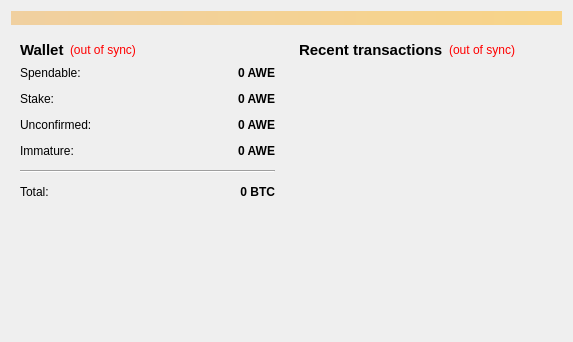
<?xml version="1.0" encoding="UTF-8"?>
<ui version="4.0">
 <class>OverviewPage</class>
 <widget class="QWidget" name="OverviewPage">
  <property name="geometry">
   <rect>
    <x>0</x>
    <y>0</y>
    <width>573</width>
    <height>342</height>
   </rect>
  </property>
  <property name="windowTitle">
   <string>Form</string>
  </property>
  <layout class="QVBoxLayout" name="topLayout">
   <item>
    <widget class="QLabel" name="labelAlerts">
     <property name="visible">
      <bool>false</bool>
     </property>
     <property name="styleSheet">
      <string notr="true">background-color: qlineargradient(x1: 0, y1: 0, x2: 1, y2: 0, stop:0 #F0D0A0, stop:1 #F8D488);  color:#000000
</string>
     </property>
     <property name="wordWrap">
      <bool>true</bool>
     </property>
     <property name="margin">
      <number>3</number>
     </property>
    </widget>
   </item>
   <item>
    <layout class="QHBoxLayout" name="horizontalLayout" stretch="1,1">
     <item>
      <layout class="QVBoxLayout" name="verticalLayout_2">
       <item>
        <widget class="QWidget" name="widget" native="true">
         <layout class="QVBoxLayout" name="verticalLayout_4">
          <item>
           <layout class="QHBoxLayout" name="horizontalLayout_4">
            <item>
             <widget class="QLabel" name="label_5">
              <property name="font">
               <font>
                <pointsize>11</pointsize>
                <weight>75</weight>
                <bold>true</bold>
               </font>
              </property>
              <property name="text">
               <string>Wallet</string>
              </property>
             </widget>
            </item>
            <item>
             <widget class="QLabel" name="labelWalletStatus">
              <property name="toolTip">
               <string>The displayed information may be out of date. Your wallet automatically synchronizes with the CoinAwesome network after a connection is established, but this process has not completed yet.</string>
              </property>
              <property name="styleSheet">
               <string notr="true">QLabel { color: red; }</string>
              </property>
              <property name="text">
               <string notr="true">(out of sync)</string>
              </property>
              <property name="alignment">
               <set>Qt::AlignLeading|Qt::AlignLeft|Qt::AlignVCenter</set>
              </property>
             </widget>
            </item>
            <item>
             <spacer name="horizontalSpacer_2">
              <property name="orientation">
               <enum>Qt::Horizontal</enum>
              </property>
              <property name="sizeHint" stdset="0">
               <size>
                <width>40</width>
                <height>20</height>
               </size>
              </property>
             </spacer>
            </item>
           </layout>
          </item>
          <item>
           <layout class="QFormLayout" name="formLayout_2">
            <property name="fieldGrowthPolicy">
             <enum>QFormLayout::AllNonFixedFieldsGrow</enum>
            </property>
            <property name="horizontalSpacing">
             <number>12</number>
            </property>
            <property name="verticalSpacing">
             <number>12</number>
            </property>
            <item row="0" column="0">
             <widget class="QLabel" name="label">
              <property name="text">
               <string>Spendable:</string>
              </property>
             </widget>
            </item>
            <item row="0" column="1">
             <widget class="QLabel" name="labelBalance">
              <property name="font">
               <font>
                <weight>75</weight>
                <bold>true</bold>
               </font>
              </property>
              <property name="cursor">
               <cursorShape>IBeamCursor</cursorShape>
              </property>
              <property name="toolTip">
               <string>Your current spendable balance</string>
              </property>
              <property name="text">
               <string notr="true">0 AWE</string>
              </property>
              <property name="alignment">
               <set>Qt::AlignRight|Qt::AlignTrailing|Qt::AlignVCenter</set>
              </property>
              <property name="textInteractionFlags">
               <set>Qt::LinksAccessibleByMouse|Qt::TextSelectableByKeyboard|Qt::TextSelectableByMouse</set>
              </property>
             </widget>
            </item>
            <item row="1" column="0">
             <widget class="QLabel" name="label_6">
              <property name="text">
               <string>Stake:</string>
              </property>
             </widget>
            </item>
            <item row="1" column="1">
             <widget class="QLabel" name="labelStake">
              <property name="font">
               <font>
                <weight>75</weight>
                <bold>true</bold>
               </font>
              </property>
              <property name="cursor">
               <cursorShape>IBeamCursor</cursorShape>
              </property>
              <property name="toolTip">
               <string>Total of coins that was staked, and do not yet count toward the current balance</string>
              </property>
              <property name="text">
               <string notr="true">0 AWE</string>
              </property>
              <property name="alignment">
               <set>Qt::AlignRight|Qt::AlignTrailing|Qt::AlignVCenter</set>
              </property>
              <property name="textInteractionFlags">
               <set>Qt::LinksAccessibleByMouse|Qt::TextSelectableByKeyboard|Qt::TextSelectableByMouse</set>
              </property>
             </widget>
            </item>
            <item row="2" column="0">
             <widget class="QLabel" name="label_3">
              <property name="text">
               <string>Unconfirmed:</string>
              </property>
             </widget>
            </item>
            <item row="2" column="1">
             <widget class="QLabel" name="labelUnconfirmed">
              <property name="font">
               <font>
                <weight>75</weight>
                <bold>true</bold>
               </font>
              </property>
              <property name="cursor">
               <cursorShape>IBeamCursor</cursorShape>
              </property>
              <property name="toolTip">
               <string>Total of transactions that have yet to be confirmed, and do not yet count toward the current balance</string>
              </property>
              <property name="text">
               <string notr="true">0 AWE</string>
              </property>
              <property name="alignment">
               <set>Qt::AlignRight|Qt::AlignTrailing|Qt::AlignVCenter</set>
              </property>
              <property name="textInteractionFlags">
               <set>Qt::LinksAccessibleByMouse|Qt::TextSelectableByKeyboard|Qt::TextSelectableByMouse</set>
              </property>
             </widget>
            </item>
            <item row="3" column="0">
             <widget class="QLabel" name="labelImmatureText">
              <property name="text">
               <string>Immature:</string>
              </property>
             </widget>
            </item>
            <item row="3" column="1">
             <widget class="QLabel" name="labelImmature">
              <property name="font">
               <font>
                <weight>75</weight>
                <bold>true</bold>
               </font>
              </property>
              <property name="toolTip">
               <string>Mined balance that has not yet matured</string>
              </property>
              <property name="text">
               <string notr="true">0 AWE</string>
              </property>
              <property name="alignment">
               <set>Qt::AlignRight|Qt::AlignTrailing|Qt::AlignVCenter</set>
              </property>
              <property name="textInteractionFlags">
               <set>Qt::LinksAccessibleByMouse|Qt::TextSelectableByKeyboard|Qt::TextSelectableByMouse</set>
              </property>
             </widget>
            </item>
            <item row="4" column="0" colspan="2">
             <widget class="Line" name="line">
              <property name="orientation">
               <enum>Qt::Horizontal</enum>
              </property>
             </widget>
            </item>
            <item row="5" column="0">
             <widget class="QLabel" name="labelTotalText">
              <property name="text">
               <string>Total:</string>
              </property>
             </widget>
            </item>
            <item row="5" column="1">
             <widget class="QLabel" name="labelTotal">
              <property name="font">
               <font>
                <weight>75</weight>
                <bold>true</bold>
               </font>
              </property>
              <property name="cursor">
               <cursorShape>IBeamCursor</cursorShape>
              </property>
              <property name="toolTip">
               <string>Your current total balance</string>
              </property>
              <property name="text">
               <string notr="true">0 BTC</string>
              </property>
              <property name="alignment">
               <set>Qt::AlignRight|Qt::AlignTrailing|Qt::AlignVCenter</set>
              </property>
              <property name="textInteractionFlags">
               <set>Qt::LinksAccessibleByMouse|Qt::TextSelectableByKeyboard|Qt::TextSelectableByMouse</set>
              </property>
             </widget>
            </item>
           </layout>
          </item>
         </layout>
        </widget>
       </item>
       <item>
        <spacer name="verticalSpacer">
         <property name="orientation">
          <enum>Qt::Vertical</enum>
         </property>
         <property name="sizeHint" stdset="0">
          <size>
           <width>20</width>
           <height>40</height>
          </size>
         </property>
        </spacer>
       </item>
      </layout>
     </item>
     <item>
      <layout class="QVBoxLayout" name="verticalLayout_3">
       <item>
        <widget class="QWidget" name="widget_2" native="true">
         <layout class="QVBoxLayout" name="verticalLayout">
          <item>
           <layout class="QHBoxLayout" name="horizontalLayout_2">
            <item>
             <widget class="QLabel" name="label_4">
              <property name="font">
               <font>
                <pointsize>11</pointsize>
                <weight>75</weight>
                <bold>true</bold>
               </font>
              </property>
              <property name="text">
               <string>&lt;b&gt;Recent transactions&lt;/b&gt;</string>
              </property>
             </widget>
            </item>
            <item>
             <widget class="QLabel" name="labelTransactionsStatus">
              <property name="toolTip">
               <string>The displayed information may be out of date. Your wallet automatically synchronizes with the CoinAwesome network after a connection is established, but this process has not completed yet.</string>
              </property>
              <property name="styleSheet">
               <string notr="true">QLabel { color: red; }</string>
              </property>
              <property name="text">
               <string notr="true">(out of sync)</string>
              </property>
              <property name="alignment">
               <set>Qt::AlignRight|Qt::AlignTrailing|Qt::AlignVCenter</set>
              </property>
             </widget>
            </item>
            <item>
             <spacer name="horizontalSpacer">
              <property name="orientation">
               <enum>Qt::Horizontal</enum>
              </property>
              <property name="sizeHint" stdset="0">
               <size>
                <width>40</width>
                <height>20</height>
               </size>
              </property>
             </spacer>
            </item>
           </layout>
          </item>
          <item>
           <widget class="QListView" name="listTransactions">
            <property name="styleSheet">
             <string notr="true">QListView { background: transparent; }</string>
            </property>
            <property name="frameShape">
             <enum>QFrame::NoFrame</enum>
            </property>
            <property name="verticalScrollBarPolicy">
             <enum>Qt::ScrollBarAlwaysOff</enum>
            </property>
            <property name="horizontalScrollBarPolicy">
             <enum>Qt::ScrollBarAlwaysOff</enum>
            </property>
            <property name="selectionMode">
             <enum>QAbstractItemView::NoSelection</enum>
            </property>
           </widget>
          </item>
         </layout>
        </widget>
       </item>
      </layout>
     </item>
    </layout>
   </item>
  </layout>
 </widget>
 <resources/>
 <connections/>
</ui>
